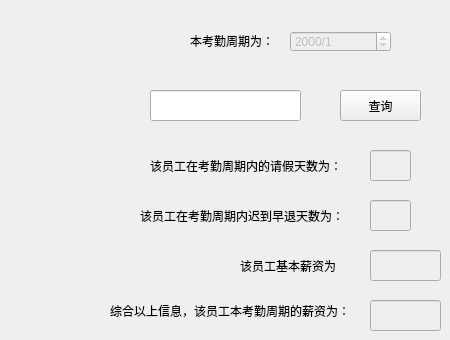
    <widget class="QWidget" name="page_4">
     <widget class="QLabel" name="label_14">
      <property name="geometry">
       <rect>
        <x>190</x>
        <y>30</y>
        <width>91</width>
        <height>21</height>
       </rect>
      </property>
      <property name="text">
       <string>本考勤周期为：</string>
      </property>
     </widget>
     <widget class="QLabel" name="label_16">
      <property name="geometry">
       <rect>
        <x>150</x>
        <y>150</y>
        <width>201</width>
        <height>31</height>
       </rect>
      </property>
      <property name="text">
       <string>该员工在考勤周期内的请假天数为：</string>
      </property>
     </widget>
     <widget class="QDateEdit" name="dateEdit_14">
      <property name="enabled">
       <bool>false</bool>
      </property>
      <property name="geometry">
       <rect>
        <x>290</x>
        <y>31</y>
        <width>101</width>
        <height>21</height>
       </rect>
      </property>
      <property name="displayFormat">
       <string>yyyy/M</string>
      </property>
     </widget>
     <widget class="QLineEdit" name="lineEdit">
      <property name="geometry">
       <rect>
        <x>150</x>
        <y>90</y>
        <width>151</width>
        <height>31</height>
       </rect>
      </property>
     </widget>
     <widget class="QPushButton" name="pushButton_3">
      <property name="geometry">
       <rect>
        <x>340</x>
        <y>90</y>
        <width>81</width>
        <height>31</height>
       </rect>
      </property>
      <property name="text">
       <string>查询</string>
      </property>
     </widget>
     <widget class="QLineEdit" name="lineEdit_2">
      <property name="enabled">
       <bool>false</bool>
      </property>
      <property name="geometry">
       <rect>
        <x>370</x>
        <y>150</y>
        <width>41</width>
        <height>31</height>
       </rect>
      </property>
      <property name="text">
       <string/>
      </property>
     </widget>
     <widget class="QLabel" name="label_15">
      <property name="geometry">
       <rect>
        <x>140</x>
        <y>200</y>
        <width>201</width>
        <height>31</height>
       </rect>
      </property>
      <property name="text">
       <string>该员工在考勤周期内迟到早退天数为：</string>
      </property>
     </widget>
     <widget class="QLineEdit" name="lineEdit_3">
      <property name="enabled">
       <bool>false</bool>
      </property>
      <property name="geometry">
       <rect>
        <x>370</x>
        <y>200</y>
        <width>41</width>
        <height>31</height>
       </rect>
      </property>
     </widget>
     <widget class="QLabel" name="label_17">
      <property name="geometry">
       <rect>
        <x>240</x>
        <y>250</y>
        <width>101</width>
        <height>31</height>
       </rect>
      </property>
      <property name="text">
       <string>该员工基本薪资为：</string>
      </property>
     </widget>
     <widget class="QLineEdit" name="lineEdit_4">
      <property name="enabled">
       <bool>false</bool>
      </property>
      <property name="geometry">
       <rect>
        <x>370</x>
        <y>250</y>
        <width>71</width>
        <height>31</height>
       </rect>
      </property>
     </widget>
     <widget class="QLabel" name="label_18">
      <property name="geometry">
       <rect>
        <x>110</x>
        <y>300</y>
        <width>241</width>
        <height>21</height>
       </rect>
      </property>
      <property name="text">
       <string>综合以上信息，该员工本考勤周期的薪资为：</string>
      </property>
     </widget>
     <widget class="QLineEdit" name="lineEdit_5">
      <property name="enabled">
       <bool>false</bool>
      </property>
      <property name="geometry">
       <rect>
        <x>370</x>
        <y>300</y>
        <width>71</width>
        <height>31</height>
       </rect>
      </property>
     </widget>
    </widget>
